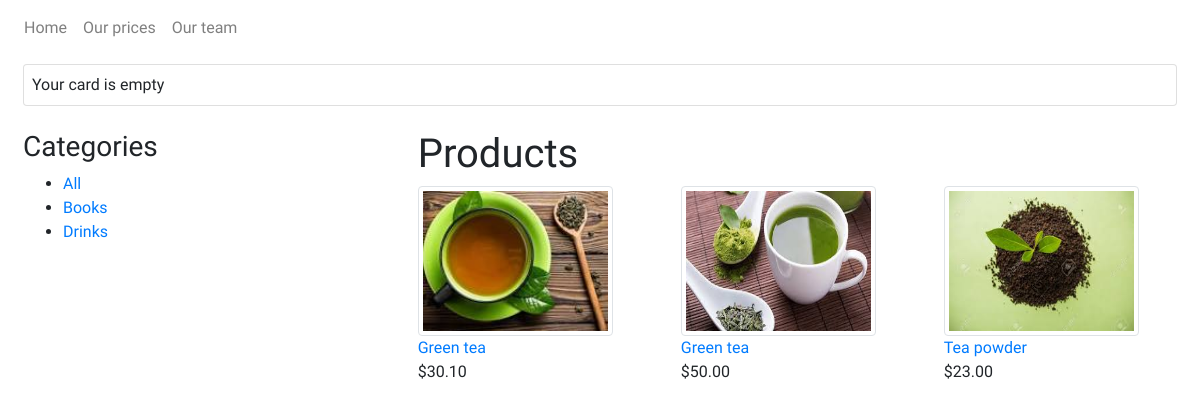
The page / on the database its author committed.
### shop/models.py (models this page shows, shortened)
class Category(models.Model):
    name = models.CharField(max_length=200, db_index=True)
    slug = models.SlugField(max_length=50, unique=True)
    class Meta:
        ordering = ('name', )
        verbose_name = 'category'
        verbose_name_plural = 'categories'
    def get_absolute_url(self):
        return reverse('shop:product_list_by_category', args=[self.slug])

class Product(models.Model):
    category = models.ForeignKey(Category, related_name='products', on_delete=models.CASCADE)
    name = models.CharField(max_length=200, db_index=True)
    slug = models.SlugField(max_length=200, db_index=True)
    image = models.ImageField(upload_to='products/%Y/%m/%d', blank=True)
    description = models.TextField(blank=True)
    price  = models.DecimalField(max_digits=10, decimal_places=2)
    available = models.BooleanField(default=True)
    created  = models.DateTimeField(auto_now_add=True)
    updated = models.DateTimeField(auto_now=True)
    class Meta:
        ordering = ('name',)
        index_together = (('id', 'slug'), )
    def get_absolute_url(self):
        return reverse('shop:product_detail', args=[self.id, self.slug])

### shop/views.py (the view)
# urls.py: path('', views.product_list, name='product_list'),
def product_list(request, category_slug=None):
    category = None
    categories = Category.objects.all()
    products = Product.objects.filter(available=True)
    if category_slug:
        category = get_object_or_404(Category, slug=category_slug)
        products = products.filter(category=category)
    return render(request, 'shop/product/list.html', {
        'category': category,
        'categories': categories,
        'products': products
    })

### templates/shop/product/list.html (shortened to what this page needs)
{% extends 'shop/base.html' %}
{% load static %}
{% block content %}
    <div class="row p-2 mt-2">
        <div class="col-4">
            <h3>Categories</h3>
            <ul>
                <li {% if not category %}class='selected'{% endif %}>
                    <a href="{% url 'shop:product_list' %}">All</a>
                </li>
                {% for c in categories %}
                    <li {% if category.slug == c.slug %}class='selected' {% endif %}>
                        <a href="{{ c.get_absolute_url }}">{{ c.name }}</a>
                    </li>
                {% endfor %}
            </ul>
        </div>
        <div class="col-8">
            <h1> {% if category %}{{ category.name }}{% else %}Products {% endif %}</h1>
            <div class="row">
                {% for p in products %}
                <div class="col-4">
                    <a href="{{ p.get_absolute_url }}">
                        <img src="{% if p.image %}{{ p.image.url }}{% else %}{% static 'img/noimage.png' %}{% endif %}" alt="{{ p.name }}" class="border rounded p-1" width="195" height="150">
                    </a>
                    <br>
                    <a href="{{ p.get_absolute_url }}">{{ p.name }}</a>
                    <br>
                    ${{ p.price }}
                </div>
                {% endfor %}
            </div>
        </div>
    </div>
{% endblock %}

### templates/shop/base.html (shortened to what this page needs)
{% load static %}
{% load flatpages %}
{% get_flatpages as flatpages %}
<!DOCTYPE html>
<html lang="en">
<head>
    <link rel="stylesheet" href="https://stackpath.bootstrapcdn.com/bootstrap/4.5.0/css/bootstrap.min.css">
</head>
<body>
    <header class="navbar navbar-expand-md navbar-light bg-white">
        <ul class="navbar-nav">
            <li class="nav-item">
                <a class="nav-link" href="/">Home</a>
            </li>
            {% for page in flatpages %}
                <li class="nav-item"><a href="/pages{{ page.url }}" class="nav-link">{{ page.title }}</a></li>
            {% endfor %}
</ul>
    </header>
    <div class="container-fluid">
        <div class="row">
            <div class="col-12">
                <div class="card p-2 m-2">
                    Your card is empty
                </div>
            </div>
        </div>
        <div class="">
            {% block content %}
            {% endblock %}
        </div>
    </div>
</body>
</html>

### templates/shop/base.html (style rules this page uses)
body { font-family: 'Viaoda Libre', cursive; }

### rows shown on the page
Category: name "Books"
Category: name "Drinks"
Product: image (picture), name "Green tea", price "30.10"
Product: image (picture), name "Green tea", price "50.00"
Product: image (picture), name "Tea powder", price "23.00"

### other values the page prints
{{ page.title }} "Our prices"
{{ page.title }} "Our team"
